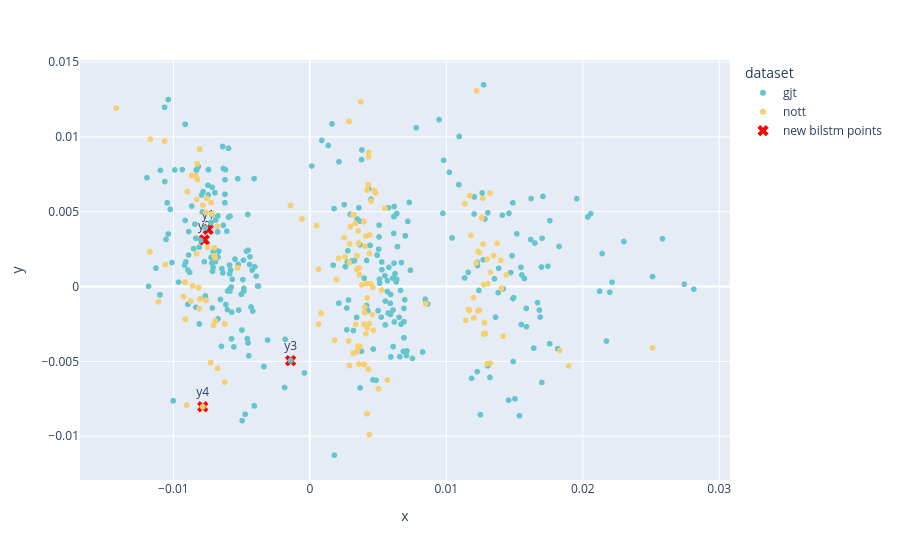

Here is the notebook cell this chart was saved with:
### Code cell
# chords_list = [metadata[i]['chords'] for i in range(len(y_graph))]
df_bilstm = pd.DataFrame({
    'x': y_bilstm[:,0],
    'y': y_bilstm[:,1],
    'chords': chords_list,
    'dataset': datasets_list
})
fig = px.scatter(
    data_frame=df_bilstm,
    x='x',
    y='y',
    color='dataset',
    color_discrete_sequence=px.colors.qualitative.Pastel,
    hover_data=['chords']
)
fig.add_trace(go.Scatter(
    x=new_bilstm_2d[:, 0],
    y=new_bilstm_2d[:, 1],
    mode='markers+text',
    marker=dict(color='red', size=10, symbol='x'),
    text=['y1', 'y2', 'y3', 'y4'],
    hovertext=[
        in_seq_1.replace(';','<br>').replace('b_', '<br>b_'),
        in_seq_2.replace(';','<br>').replace('b_', '<br>b_'),
        in_seq_3.replace(';','<br>').replace('b_', '<br>b_'),
        in_seq_4.replace(';','<br>').replace('b_', '<br>b_'),
    ],
    hoverinfo='text',
    textposition='top center',
    name='new bilstm points'
))
fig.show()

# fig = px.scatter(
#     data_frame=df,
#     x='x',
#     y='y',
#     hover_data=['chords']
# )
# fig.show()

### Figure 1 — Plotly figure (JSON) as saved in the notebook; plotly's stock layout.template omitted (floating-point values rounded to 4 significant figures; data arrays with more than 128 entries replaced by an {"elided": "..."} marker saying what was removed)
{"data": [{"customdata": {"elided": "390x1 str values"}, "hovertemplate": "dataset=gjt<br>x=%{x}<br>y=%{y}<br>chords=%{customdata[0]}<extra></extra>", "legendgroup": "gjt", "marker": {"color": "rgb(102, 197, 204)", "symbol": "circle"}, "mode": "markers", "name": "gjt", "showlegend": true, "type": "scattergl", "x": {"elided": "390 float values"}, "xaxis": "x", "y": {"elided": "390 float values"}, "yaxis": "y"}, {"customdata": {"elided": "664x1 str values"}, "hovertemplate": "dataset=nott<br>x=%{x}<br>y=%{y}<br>chords=%{customdata[0]}<extra></extra>", "legendgroup": "nott", "marker": {"color": "rgb(246, 207, 113)", "symbol": "circle"}, "mode": "markers", "name": "nott", "showlegend": true, "type": "scattergl", "x": {"elided": "664 float values"}, "xaxis": "x", "y": {"elided": "664 float values"}, "yaxis": "y"}, {"hoverinfo": "text", "hovertext": ["<br>b_D:7(b9)_@2<br>G:maj_@2", "<br>b_D:9_@2<br>G:maj_@2", "<br>b_A:min11_@4<br>b_A:min11_@4", "<br>b_C:maj_@4<br>b_C:maj_@4"], "marker": {"color": "red", "size": 10, "symbol": "x"}, "mode": "markers+text", "name": "new bilstm points", "text": ["y1", "y2", "y3", "y4"], "textposition": "top center", "type": "scatter", "x": [-0.00745, -0.007729, -0.001407, -0.007849], "y": [0.003818, 0.003119, -0.004952, -0.00803]}], "layout": {"legend": {"title": {"text": "dataset"}, "tracegroupgap": 0}, "margin": {"t": 60}, "xaxis": {"anchor": "y", "domain": [0, 1], "title": {"text": "x"}}, "yaxis": {"anchor": "x", "domain": [0, 1], "title": {"text": "y"}}}}
